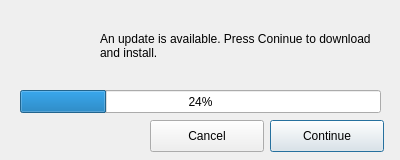
<?xml version="1.0" encoding="UTF-8"?>
<ui version="4.0">
 <class>UpdateDialog</class>
 <widget class="QDialog" name="UpdateDialog">
  <property name="geometry">
   <rect>
    <x>0</x>
    <y>0</y>
    <width>400</width>
    <height>160</height>
   </rect>
  </property>
  <property name="windowTitle">
   <string>Updater</string>
  </property>
  <widget class="QLabel" name="text">
   <property name="geometry">
    <rect>
     <x>100</x>
     <y>20</y>
     <width>291</width>
     <height>51</height>
    </rect>
   </property>
   <property name="text">
    <string>An update is available. Press Coninue to download and install.</string>
   </property>
   <property name="wordWrap">
    <bool>true</bool>
   </property>
  </widget>
  <widget class="QLabel" name="icon">
   <property name="geometry">
    <rect>
     <x>20</x>
     <y>20</y>
     <width>60</width>
     <height>60</height>
    </rect>
   </property>
   <property name="text">
    <string/>
   </property>
   <property name="pixmap">
    <pixmap resource="resources.qrc">:/images/icon.png</pixmap>
   </property>
   <property name="scaledContents">
    <bool>true</bool>
   </property>
  </widget>
  <widget class="QProgressBar" name="progressBar">
   <property name="geometry">
    <rect>
     <x>20</x>
     <y>90</y>
     <width>361</width>
     <height>23</height>
    </rect>
   </property>
   <property name="value">
    <number>24</number>
   </property>
  </widget>
  <widget class="QPushButton" name="Continue">
   <property name="geometry">
    <rect>
     <x>270</x>
     <y>120</y>
     <width>114</width>
     <height>32</height>
    </rect>
   </property>
   <property name="text">
    <string>Continue</string>
   </property>
  </widget>
  <widget class="QPushButton" name="Cancel">
   <property name="geometry">
    <rect>
     <x>150</x>
     <y>120</y>
     <width>114</width>
     <height>32</height>
    </rect>
   </property>
   <property name="text">
    <string>Cancel</string>
   </property>
  </widget>
 </widget>
 <resources>
  <include location="resources.qrc"/>
 </resources>
 <connections/>
</ui>
